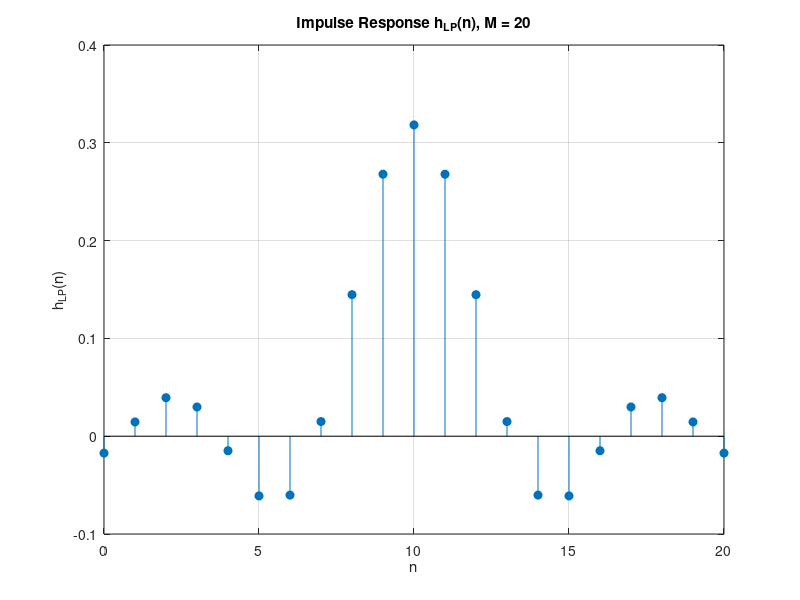
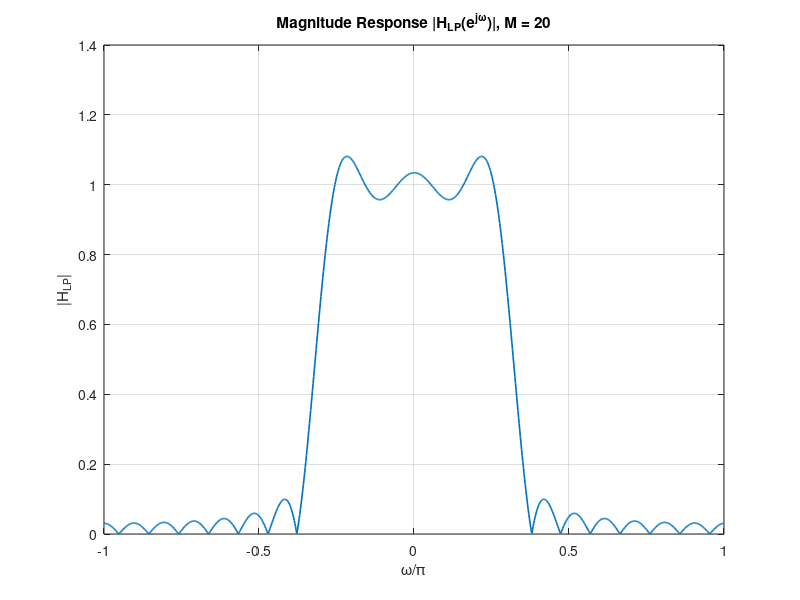

The MATLAB source for these figures, in order: (Note: this script raises an error after producing the figures.)

% EXERCISE 12 — Direct FIR Low-Pass (no window), M = 20 & 64
% Implements:
% h_LP(n) = sin(wc*(n - M/2)) / (pi*(n - M/2)), with h_LP(M/2) = wc/pi
% and plots impulse + magnitude, plus a comparison figure.

clear; close all; clc;

wc   = 1;                 % cutoff in RADIANS
Nfft = 1024;              % FFT grid
w    = linspace(-pi, pi, Nfft);
wn   = w/pi;              % normalized x-axis [-1,1]

Ms = [20, 64];            % filter orders to test
Hs_keep = cell(numel(Ms),1);

for i = 1:numel(Ms)
    M = Ms(i);
    n = 0:M;                              % sample index (length M+1)
    c = M/2;                              % center (since M even, c is integer)
    % --- impulse response (element-wise ops!) ---
    h_LP = sin(wc*(n - c)) ./ (pi*(n - c));
    h_LP(n == c) = wc/pi;                 % special case n = M/2

    % --- frequency response on Nfft grid ---
    H_LP = fft(h_LP, Nfft);
    Hplt = fftshift(H_LP);                % center DC at 0 for plotting
    Hs_keep{i} = abs(Hplt);

    % ===== plots for this M =====
    figure('Color','w');
    stem(n, h_LP, 'filled'); grid on;
    title(sprintf('Impulse Response h_{LP}(n), M = %d', M));
    xlabel('n'); ylabel('h_{LP}(n)');

    figure('Color','w');
    plot(wn, abs(Hplt), 'LineWidth', 1.2); grid on;
    title(sprintf('Magnitude Response |H_{LP}(e^{j\\omega})|, M = %d', M));
    xlabel('\omega/\pi'); ylabel('|H_{LP}|');
    xlim([-1 1]);
    % (Optional) show normalized cutoff location:
    xline(+wc/pi,'--'); xline(-wc/pi,'--');
end

% ===== comparison: both magnitudes on one figure =====
figure('Color','w'); hold on; grid on;
plot(wn, Hs_keep{1}, 'LineWidth', 1.2);
plot(wn, Hs_keep{2}, 'LineWidth', 1.2);
xlim([-1 1]);
xlabel('\omega/\pi'); ylabel('|H_{LP}|');
title('Magnitude Response Comparison (M = 20 vs 64) — Ideal (no window)');
legend('M = 20','M = 64','Location','best');
